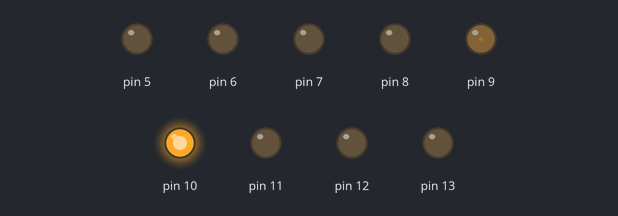
Bench run of a sketch on a simulated Arduino Uno, built with avr-gcc and run on an emulated ATmega328P. Shown: output pins drawn as LEDs (lit = HIGH).

Above: at 0.05 s.
At 0.9 s:
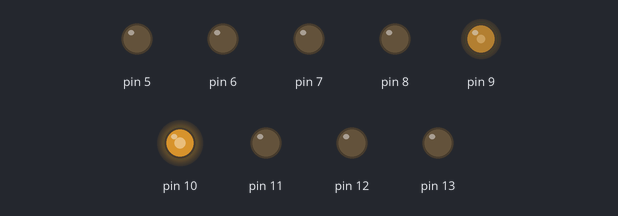
At 1.8 s:
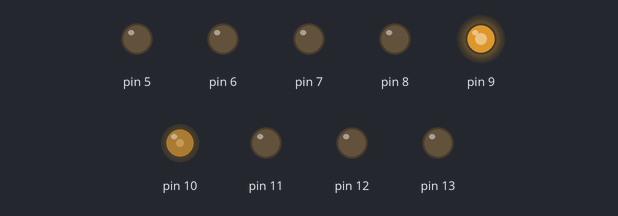
At 3.6 s:
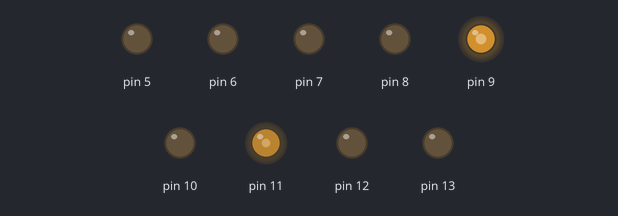
At 5.4 s:
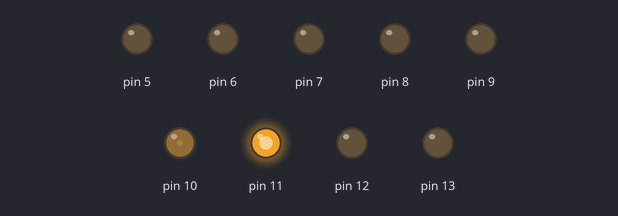
At 7.2 s:
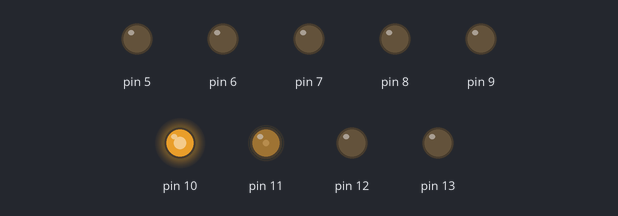
Timing chart, 0 to 10.0 s (numbered marks = the images above):
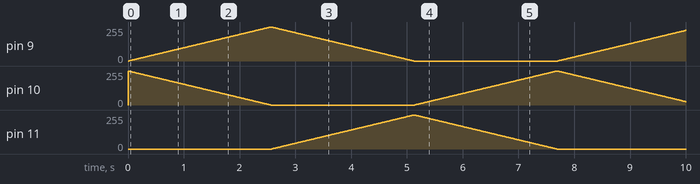

The sketch:

test-11_-_legit_rgb_fade.ino
```cpp
int led;
int oras = 10;
int brightness = 0;
void setup() {
  // put your setup code here, to run once:
  for (led = 13; led >= 5; led--) {
    pinMode(led, OUTPUT);
  }
}

void loop() {
  // put your main code here, to run repeatedly:
//fade blue 9 to green 10 to red 11
for (int brightness1 = 255, brightness2 = 0; brightness1 >= 0, brightness2 <= 255; brightness1--, brightness2++)  {
  analogWrite(10, brightness1);//green
  analogWrite(9, brightness2);//blue
  delay(oras);
}

for (int brightness2 = 255, brightness1 = 0; brightness2 >= 0, brightness1 <= 255; brightness2--, brightness1++)  {
  analogWrite(11, brightness1);//red
  analogWrite(9, brightness2);//blue
  delay(oras);
}

for (int brightness1 = 255, brightness2 = 0; brightness1 >= 0, brightness2 <= 255; brightness1--, brightness2++)  {
  analogWrite(11, brightness1);//red
  analogWrite(10, brightness2);//green
  delay(oras);
}


}//end brace ng void loop
```
